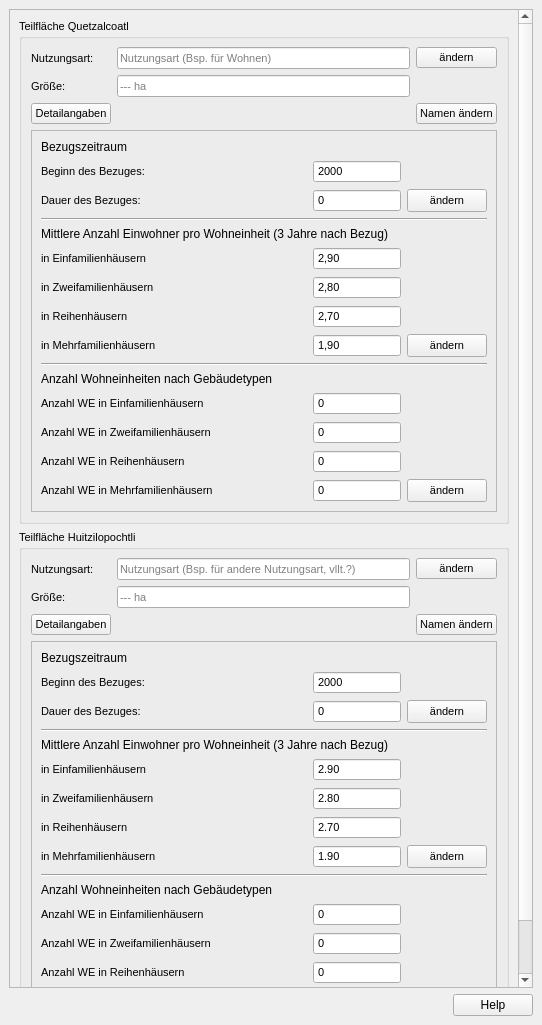
<?xml version="1.0" encoding="UTF-8"?>
<ui version="4.0">
 <class>DockWidget</class>
 <widget class="QDockWidget" name="DockWidget">
  <property name="geometry">
   <rect>
    <x>0</x>
    <y>0</y>
    <width>542</width>
    <height>1025</height>
   </rect>
  </property>
  <property name="font">
   <font>
    <family>MS Shell Dlg 2</family>
   </font>
  </property>
  <property name="windowTitle">
   <string>Projekt-Check // Projekt-Definitionen</string>
  </property>
  <widget class="QWidget" name="dockWidgetContents">
   <layout class="QVBoxLayout" name="verticalLayout_3">
    <item>
     <widget class="QScrollArea" name="scrollArea_3">
      <property name="widgetResizable">
       <bool>true</bool>
      </property>
      <widget class="QWidget" name="scrollAreaWidgetContents_3">
       <property name="geometry">
        <rect>
         <x>0</x>
         <y>0</y>
         <width>505</width>
         <height>986</height>
        </rect>
       </property>
       <layout class="QVBoxLayout" name="verticalLayout_14">
        <item>
         <widget class="QGroupBox" name="groupBox_7">
          <property name="font">
           <font>
            <family>MS Shell Dlg 2</family>
            <pointsize>8</pointsize>
            <weight>50</weight>
            <bold>false</bold>
           </font>
          </property>
          <property name="title">
           <string>Teilfläche Quetzalcoatl</string>
          </property>
          <layout class="QGridLayout" name="gridLayout">
           <item row="1" column="1">
            <widget class="QLabel" name="label">
             <property name="text">
              <string>Nutzungsart: </string>
             </property>
            </widget>
           </item>
           <item row="1" column="3">
            <widget class="QPushButton" name="pushButton_2">
             <property name="text">
              <string>ändern</string>
             </property>
            </widget>
           </item>
           <item row="2" column="1">
            <widget class="QLabel" name="label_11">
             <property name="text">
              <string>Größe:</string>
             </property>
            </widget>
           </item>
           <item row="2" column="2">
            <widget class="QLineEdit" name="lineEdit_3">
             <property name="sizePolicy">
              <sizepolicy hsizetype="Expanding" vsizetype="Fixed">
               <horstretch>0</horstretch>
               <verstretch>0</verstretch>
              </sizepolicy>
             </property>
             <property name="readOnly">
              <bool>true</bool>
             </property>
             <property name="placeholderText">
              <string>--- ha</string>
             </property>
            </widget>
           </item>
           <item row="5" column="1" colspan="3">
            <widget class="QFrame" name="frame">
             <property name="enabled">
              <bool>true</bool>
             </property>
             <property name="locale">
              <locale language="German" country="Belgium"/>
             </property>
             <property name="frameShape">
              <enum>QFrame::StyledPanel</enum>
             </property>
             <property name="frameShadow">
              <enum>QFrame::Plain</enum>
             </property>
             <property name="midLineWidth">
              <number>0</number>
             </property>
             <layout class="QGridLayout" name="gridLayout_2">
              <item row="1" column="2">
               <widget class="QDateEdit" name="dateEdit_2">
                <property name="sizePolicy">
                 <sizepolicy hsizetype="Preferred" vsizetype="Fixed">
                  <horstretch>0</horstretch>
                  <verstretch>0</verstretch>
                 </sizepolicy>
                </property>
                <property name="readOnly">
                 <bool>true</bool>
                </property>
                <property name="buttonSymbols">
                 <enum>QAbstractSpinBox::NoButtons</enum>
                </property>
                <property name="displayFormat">
                 <string>yyyy</string>
                </property>
                <property name="calendarPopup">
                 <bool>false</bool>
                </property>
               </widget>
              </item>
              <item row="3" column="0">
               <widget class="QLabel" name="label_16">
                <property name="toolTip">
                 <string>(Jahre, 1 = Bezug wird noch im Jahr des Bezugsbeginnes abgeschlossen [bleibt das bei QGIS so?])</string>
                </property>
                <property name="toolTipDuration">
                 <number>-1</number>
                </property>
                <property name="text">
                 <string>&lt;html&gt;&lt;head/&gt;&lt;body&gt;&lt;p&gt;Dauer des Bezuges:&lt;/p&gt;&lt;/body&gt;&lt;/html&gt;</string>
                </property>
               </widget>
              </item>
              <item row="3" column="2">
               <widget class="QSpinBox" name="spinBox_2">
                <property name="readOnly">
                 <bool>true</bool>
                </property>
                <property name="buttonSymbols">
                 <enum>QAbstractSpinBox::NoButtons</enum>
                </property>
               </widget>
              </item>
              <item row="1" column="0">
               <widget class="QLabel" name="label_15">
                <property name="toolTip">
                 <string>(Jahreszahl)</string>
                </property>
                <property name="text">
                 <string>&lt;html&gt;&lt;head/&gt;&lt;body&gt;&lt;p&gt;Beginn des Bezuges:&lt;/p&gt;&lt;/body&gt;&lt;/html&gt;</string>
                </property>
               </widget>
              </item>
              <item row="4" column="0" colspan="4">
               <widget class="Line" name="line_3">
                <property name="orientation">
                 <enum>Qt::Horizontal</enum>
                </property>
               </widget>
              </item>
              <item row="13" column="0">
               <widget class="QLabel" name="label_18">
                <property name="sizePolicy">
                 <sizepolicy hsizetype="Preferred" vsizetype="Fixed">
                  <horstretch>0</horstretch>
                  <verstretch>0</verstretch>
                 </sizepolicy>
                </property>
                <property name="text">
                 <string>in Zweifamilienhäusern</string>
                </property>
               </widget>
              </item>
              <item row="14" column="0">
               <widget class="QLabel" name="label_19">
                <property name="sizePolicy">
                 <sizepolicy hsizetype="Preferred" vsizetype="Fixed">
                  <horstretch>0</horstretch>
                  <verstretch>0</verstretch>
                 </sizepolicy>
                </property>
                <property name="text">
                 <string>in Reihenhäusern</string>
                </property>
               </widget>
              </item>
              <item row="16" column="0">
               <widget class="QLabel" name="label_20">
                <property name="sizePolicy">
                 <sizepolicy hsizetype="Preferred" vsizetype="Fixed">
                  <horstretch>0</horstretch>
                  <verstretch>0</verstretch>
                 </sizepolicy>
                </property>
                <property name="text">
                 <string>in Mehrfamilienhäusern</string>
                </property>
               </widget>
              </item>
              <item row="12" column="0">
               <widget class="QLabel" name="label_17">
                <property name="sizePolicy">
                 <sizepolicy hsizetype="Preferred" vsizetype="Fixed">
                  <horstretch>0</horstretch>
                  <verstretch>0</verstretch>
                 </sizepolicy>
                </property>
                <property name="text">
                 <string>in Einfamilienhäusern</string>
                </property>
               </widget>
              </item>
              <item row="23" column="0">
               <widget class="QLabel" name="label_22">
                <property name="text">
                 <string>Anzahl WE in Zweifamilienhäusern</string>
                </property>
               </widget>
              </item>
              <item row="3" column="3">
               <widget class="QPushButton" name="pushButton_8">
                <property name="sizePolicy">
                 <sizepolicy hsizetype="Fixed" vsizetype="Preferred">
                  <horstretch>0</horstretch>
                  <verstretch>0</verstretch>
                 </sizepolicy>
                </property>
                <property name="layoutDirection">
                 <enum>Qt::LeftToRight</enum>
                </property>
                <property name="text">
                 <string>ändern</string>
                </property>
               </widget>
              </item>
              <item row="16" column="2">
               <widget class="QDoubleSpinBox" name="doubleSpinBox_8">
                <property name="readOnly">
                 <bool>true</bool>
                </property>
                <property name="buttonSymbols">
                 <enum>QAbstractSpinBox::NoButtons</enum>
                </property>
                <property name="minimum">
                 <double>1.000000000000000</double>
                </property>
                <property name="maximum">
                 <double>4.900000000000000</double>
                </property>
                <property name="singleStep">
                 <double>0.100000000000000</double>
                </property>
                <property name="value">
                 <double>1.900000000000000</double>
                </property>
               </widget>
              </item>
              <item row="13" column="2">
               <widget class="QDoubleSpinBox" name="doubleSpinBox_9">
                <property name="readOnly">
                 <bool>true</bool>
                </property>
                <property name="buttonSymbols">
                 <enum>QAbstractSpinBox::NoButtons</enum>
                </property>
                <property name="minimum">
                 <double>1.000000000000000</double>
                </property>
                <property name="maximum">
                 <double>4.900000000000000</double>
                </property>
                <property name="singleStep">
                 <double>0.100000000000000</double>
                </property>
                <property name="value">
                 <double>2.800000000000000</double>
                </property>
               </widget>
              </item>
              <item row="18" column="0" colspan="4">
               <widget class="QLabel" name="label_3">
                <property name="sizePolicy">
                 <sizepolicy hsizetype="Preferred" vsizetype="Fixed">
                  <horstretch>0</horstretch>
                  <verstretch>0</verstretch>
                 </sizepolicy>
                </property>
                <property name="font">
                 <font>
                  <pointsize>9</pointsize>
                 </font>
                </property>
                <property name="text">
                 <string>Anzahl Wohneinheiten nach Gebäudetypen</string>
                </property>
               </widget>
              </item>
              <item row="29" column="3">
               <widget class="QPushButton" name="pushButton_5">
                <property name="sizePolicy">
                 <sizepolicy hsizetype="Fixed" vsizetype="Preferred">
                  <horstretch>0</horstretch>
                  <verstretch>0</verstretch>
                 </sizepolicy>
                </property>
                <property name="layoutDirection">
                 <enum>Qt::LeftToRight</enum>
                </property>
                <property name="text">
                 <string>ändern</string>
                </property>
               </widget>
              </item>
              <item row="0" column="0" colspan="4">
               <widget class="QLabel" name="label_2">
                <property name="sizePolicy">
                 <sizepolicy hsizetype="Preferred" vsizetype="Fixed">
                  <horstretch>0</horstretch>
                  <verstretch>0</verstretch>
                 </sizepolicy>
                </property>
                <property name="font">
                 <font>
                  <pointsize>9</pointsize>
                 </font>
                </property>
                <property name="lineWidth">
                 <number>0</number>
                </property>
                <property name="text">
                 <string>Bezugszeitraum</string>
                </property>
               </widget>
              </item>
              <item row="23" column="2">
               <widget class="QSpinBox" name="spinBox_10">
                <property name="readOnly">
                 <bool>true</bool>
                </property>
                <property name="buttonSymbols">
                 <enum>QAbstractSpinBox::NoButtons</enum>
                </property>
                <property name="specialValueText">
                 <string/>
                </property>
               </widget>
              </item>
              <item row="29" column="2">
               <widget class="QSpinBox" name="spinBox_13">
                <property name="readOnly">
                 <bool>true</bool>
                </property>
                <property name="buttonSymbols">
                 <enum>QAbstractSpinBox::NoButtons</enum>
                </property>
                <property name="specialValueText">
                 <string/>
                </property>
               </widget>
              </item>
              <item row="24" column="2">
               <widget class="QSpinBox" name="spinBox_11">
                <property name="readOnly">
                 <bool>true</bool>
                </property>
                <property name="buttonSymbols">
                 <enum>QAbstractSpinBox::NoButtons</enum>
                </property>
                <property name="specialValueText">
                 <string/>
                </property>
               </widget>
              </item>
              <item row="12" column="2">
               <widget class="QDoubleSpinBox" name="doubleSpinBox_5">
                <property name="readOnly">
                 <bool>true</bool>
                </property>
                <property name="buttonSymbols">
                 <enum>QAbstractSpinBox::NoButtons</enum>
                </property>
                <property name="minimum">
                 <double>1.000000000000000</double>
                </property>
                <property name="maximum">
                 <double>4.900000000000000</double>
                </property>
                <property name="singleStep">
                 <double>0.100000000000000</double>
                </property>
                <property name="value">
                 <double>2.900000000000000</double>
                </property>
               </widget>
              </item>
              <item row="22" column="2">
               <widget class="QSpinBox" name="spinBox_12">
                <property name="readOnly">
                 <bool>true</bool>
                </property>
                <property name="buttonSymbols">
                 <enum>QAbstractSpinBox::NoButtons</enum>
                </property>
                <property name="specialValueText">
                 <string/>
                </property>
               </widget>
              </item>
              <item row="14" column="2">
               <widget class="QDoubleSpinBox" name="doubleSpinBox_7">
                <property name="readOnly">
                 <bool>true</bool>
                </property>
                <property name="buttonSymbols">
                 <enum>QAbstractSpinBox::NoButtons</enum>
                </property>
                <property name="minimum">
                 <double>1.000000000000000</double>
                </property>
                <property name="maximum">
                 <double>4.900000000000000</double>
                </property>
                <property name="singleStep">
                 <double>0.100000000000000</double>
                </property>
                <property name="value">
                 <double>2.700000000000000</double>
                </property>
               </widget>
              </item>
              <item row="29" column="0">
               <widget class="QLabel" name="label_24">
                <property name="text">
                 <string>Anzahl WE in Mehrfamilienhäusern</string>
                </property>
               </widget>
              </item>
              <item row="24" column="0">
               <widget class="QLabel" name="label_23">
                <property name="text">
                 <string>Anzahl WE in Reihenhäusern</string>
                </property>
               </widget>
              </item>
              <item row="16" column="3">
               <widget class="QPushButton" name="pushButton_4">
                <property name="sizePolicy">
                 <sizepolicy hsizetype="Fixed" vsizetype="Preferred">
                  <horstretch>0</horstretch>
                  <verstretch>0</verstretch>
                 </sizepolicy>
                </property>
                <property name="layoutDirection">
                 <enum>Qt::LeftToRight</enum>
                </property>
                <property name="text">
                 <string>ändern</string>
                </property>
               </widget>
              </item>
              <item row="22" column="0">
               <widget class="QLabel" name="label_21">
                <property name="text">
                 <string>Anzahl WE in Einfamilienhäusern</string>
                </property>
               </widget>
              </item>
              <item row="7" column="0" colspan="4">
               <widget class="QLabel" name="label_6">
                <property name="sizePolicy">
                 <sizepolicy hsizetype="Preferred" vsizetype="Fixed">
                  <horstretch>0</horstretch>
                  <verstretch>0</verstretch>
                 </sizepolicy>
                </property>
                <property name="font">
                 <font>
                  <pointsize>9</pointsize>
                 </font>
                </property>
                <property name="text">
                 <string>Mittlere Anzahl Einwohner pro Wohneinheit (3 Jahre nach Bezug)</string>
                </property>
               </widget>
              </item>
              <item row="17" column="0" colspan="4">
               <widget class="Line" name="line">
                <property name="orientation">
                 <enum>Qt::Horizontal</enum>
                </property>
               </widget>
              </item>
             </layout>
            </widget>
           </item>
           <item row="4" column="1">
            <widget class="QPushButton" name="pushButton">
             <property name="text">
              <string>Detailangaben</string>
             </property>
             <property name="checkable">
              <bool>true</bool>
             </property>
             <property name="checked">
              <bool>false</bool>
             </property>
            </widget>
           </item>
           <item row="1" column="2">
            <widget class="QLineEdit" name="lineEdit">
             <property name="sizePolicy">
              <sizepolicy hsizetype="Expanding" vsizetype="Fixed">
               <horstretch>0</horstretch>
               <verstretch>0</verstretch>
              </sizepolicy>
             </property>
             <property name="readOnly">
              <bool>true</bool>
             </property>
             <property name="placeholderText">
              <string>Nutzungsart (Bsp. für Wohnen)</string>
             </property>
            </widget>
           </item>
           <item row="4" column="3">
            <widget class="QPushButton" name="pushButton_3">
             <property name="text">
              <string>Namen ändern</string>
             </property>
            </widget>
           </item>
          </layout>
         </widget>
        </item>
        <item>
         <widget class="QGroupBox" name="groupBox_8">
          <property name="font">
           <font>
            <family>MS Shell Dlg 2</family>
            <pointsize>8</pointsize>
            <weight>50</weight>
            <bold>false</bold>
           </font>
          </property>
          <property name="title">
           <string>Teilfläche Huitzilopochtli</string>
          </property>
          <layout class="QGridLayout" name="gridLayout_4">
           <item row="1" column="1">
            <widget class="QLabel" name="label_7">
             <property name="text">
              <string>Nutzungsart: </string>
             </property>
            </widget>
           </item>
           <item row="1" column="3">
            <widget class="QPushButton" name="pushButton_9">
             <property name="text">
              <string>ändern</string>
             </property>
            </widget>
           </item>
           <item row="4" column="3">
            <widget class="QPushButton" name="pushButton_13">
             <property name="text">
              <string>Namen ändern</string>
             </property>
            </widget>
           </item>
           <item row="4" column="1">
            <widget class="QPushButton" name="pushButton_14">
             <property name="text">
              <string>Detailangaben</string>
             </property>
             <property name="checkable">
              <bool>true</bool>
             </property>
             <property name="checked">
              <bool>false</bool>
             </property>
            </widget>
           </item>
           <item row="1" column="2">
            <widget class="QLineEdit" name="lineEdit_2">
             <property name="sizePolicy">
              <sizepolicy hsizetype="Expanding" vsizetype="Fixed">
               <horstretch>0</horstretch>
               <verstretch>0</verstretch>
              </sizepolicy>
             </property>
             <property name="readOnly">
              <bool>true</bool>
             </property>
             <property name="placeholderText">
              <string>Nutzungsart (Bsp. für andere Nutzungsart, vllt.?)</string>
             </property>
            </widget>
           </item>
           <item row="3" column="1">
            <widget class="QLabel" name="label_12">
             <property name="text">
              <string>Größe:</string>
             </property>
            </widget>
           </item>
           <item row="5" column="1" colspan="3">
            <widget class="QFrame" name="frame_2">
             <property name="frameShape">
              <enum>QFrame::StyledPanel</enum>
             </property>
             <property name="frameShadow">
              <enum>QFrame::Plain</enum>
             </property>
             <property name="midLineWidth">
              <number>0</number>
             </property>
             <layout class="QGridLayout" name="gridLayout_5">
              <item row="3" column="0">
               <widget class="QLabel" name="label_31">
                <property name="toolTip">
                 <string>(Jahre, 1 = Bezug wird noch im Jahr des Bezugsbeginnes abgeschlossen [bleibt das bei QGIS so?])</string>
                </property>
                <property name="toolTipDuration">
                 <number>-1</number>
                </property>
                <property name="text">
                 <string>&lt;html&gt;&lt;head/&gt;&lt;body&gt;&lt;p&gt;Dauer des Bezuges:&lt;/p&gt;&lt;/body&gt;&lt;/html&gt;</string>
                </property>
               </widget>
              </item>
              <item row="3" column="2">
               <widget class="QSpinBox" name="spinBox_4">
                <property name="readOnly">
                 <bool>true</bool>
                </property>
                <property name="buttonSymbols">
                 <enum>QAbstractSpinBox::NoButtons</enum>
                </property>
               </widget>
              </item>
              <item row="4" column="0" colspan="4">
               <widget class="Line" name="line_4">
                <property name="orientation">
                 <enum>Qt::Horizontal</enum>
                </property>
               </widget>
              </item>
              <item row="1" column="2">
               <widget class="QDateEdit" name="dateEdit_4">
                <property name="sizePolicy">
                 <sizepolicy hsizetype="Preferred" vsizetype="Fixed">
                  <horstretch>0</horstretch>
                  <verstretch>0</verstretch>
                 </sizepolicy>
                </property>
                <property name="readOnly">
                 <bool>true</bool>
                </property>
                <property name="buttonSymbols">
                 <enum>QAbstractSpinBox::NoButtons</enum>
                </property>
                <property name="displayFormat">
                 <string>yyyy</string>
                </property>
                <property name="calendarPopup">
                 <bool>false</bool>
                </property>
               </widget>
              </item>
              <item row="1" column="0">
               <widget class="QLabel" name="label_32">
                <property name="toolTip">
                 <string>(Jahreszahl)</string>
                </property>
                <property name="text">
                 <string>&lt;html&gt;&lt;head/&gt;&lt;body&gt;&lt;p&gt;Beginn des Bezuges:&lt;/p&gt;&lt;/body&gt;&lt;/html&gt;</string>
                </property>
               </widget>
              </item>
              <item row="13" column="0">
               <widget class="QLabel" name="label_33">
                <property name="sizePolicy">
                 <sizepolicy hsizetype="Preferred" vsizetype="Fixed">
                  <horstretch>0</horstretch>
                  <verstretch>0</verstretch>
                 </sizepolicy>
                </property>
                <property name="text">
                 <string>in Zweifamilienhäusern</string>
                </property>
               </widget>
              </item>
              <item row="18" column="0" colspan="4">
               <widget class="QLabel" name="label_8">
                <property name="sizePolicy">
                 <sizepolicy hsizetype="Preferred" vsizetype="Fixed">
                  <horstretch>0</horstretch>
                  <verstretch>0</verstretch>
                 </sizepolicy>
                </property>
                <property name="font">
                 <font>
                  <pointsize>9</pointsize>
                 </font>
                </property>
                <property name="text">
                 <string>Anzahl Wohneinheiten nach Gebäudetypen</string>
                </property>
               </widget>
              </item>
              <item row="29" column="3">
               <widget class="QPushButton" name="pushButton_10">
                <property name="sizePolicy">
                 <sizepolicy hsizetype="Fixed" vsizetype="Preferred">
                  <horstretch>0</horstretch>
                  <verstretch>0</verstretch>
                 </sizepolicy>
                </property>
                <property name="layoutDirection">
                 <enum>Qt::LeftToRight</enum>
                </property>
                <property name="text">
                 <string>ändern</string>
                </property>
               </widget>
              </item>
              <item row="13" column="2">
               <widget class="QDoubleSpinBox" name="doubleSpinBox_11">
                <property name="readOnly">
                 <bool>true</bool>
                </property>
                <property name="buttonSymbols">
                 <enum>QAbstractSpinBox::NoButtons</enum>
                </property>
                <property name="minimum">
                 <double>1.000000000000000</double>
                </property>
                <property name="maximum">
                 <double>4.900000000000000</double>
                </property>
                <property name="singleStep">
                 <double>0.100000000000000</double>
                </property>
                <property name="value">
                 <double>2.800000000000000</double>
                </property>
               </widget>
              </item>
              <item row="7" column="0" colspan="4">
               <widget class="QLabel" name="label_10">
                <property name="sizePolicy">
                 <sizepolicy hsizetype="Preferred" vsizetype="Fixed">
                  <horstretch>0</horstretch>
                  <verstretch>0</verstretch>
                 </sizepolicy>
                </property>
                <property name="font">
                 <font>
                  <pointsize>9</pointsize>
                 </font>
                </property>
                <property name="text">
                 <string>Mittlere Anzahl Einwohner pro Wohneinheit (3 Jahre nach Bezug)</string>
                </property>
               </widget>
              </item>
              <item row="29" column="0">
               <widget class="QLabel" name="label_38">
                <property name="text">
                 <string>Anzahl WE in Mehrfamilienhäusern</string>
                </property>
               </widget>
              </item>
              <item row="14" column="2">
               <widget class="QDoubleSpinBox" name="doubleSpinBox_12">
                <property name="readOnly">
                 <bool>true</bool>
                </property>
                <property name="buttonSymbols">
                 <enum>QAbstractSpinBox::NoButtons</enum>
                </property>
                <property name="minimum">
                 <double>1.000000000000000</double>
                </property>
                <property name="maximum">
                 <double>4.900000000000000</double>
                </property>
                <property name="singleStep">
                 <double>0.100000000000000</double>
                </property>
                <property name="value">
                 <double>2.700000000000000</double>
                </property>
               </widget>
              </item>
              <item row="12" column="0">
               <widget class="QLabel" name="label_36">
                <property name="sizePolicy">
                 <sizepolicy hsizetype="Preferred" vsizetype="Fixed">
                  <horstretch>0</horstretch>
                  <verstretch>0</verstretch>
                 </sizepolicy>
                </property>
                <property name="text">
                 <string>in Einfamilienhäusern</string>
                </property>
               </widget>
              </item>
              <item row="24" column="2">
               <widget class="QSpinBox" name="spinBox_20">
                <property name="readOnly">
                 <bool>true</bool>
                </property>
                <property name="buttonSymbols">
                 <enum>QAbstractSpinBox::NoButtons</enum>
                </property>
                <property name="specialValueText">
                 <string/>
                </property>
               </widget>
              </item>
              <item row="22" column="0">
               <widget class="QLabel" name="label_40">
                <property name="text">
                 <string>Anzahl WE in Einfamilienhäusern</string>
                </property>
               </widget>
              </item>
              <item row="23" column="2">
               <widget class="QSpinBox" name="spinBox_18">
                <property name="readOnly">
                 <bool>true</bool>
                </property>
                <property name="buttonSymbols">
                 <enum>QAbstractSpinBox::NoButtons</enum>
                </property>
                <property name="specialValueText">
                 <string/>
                </property>
               </widget>
              </item>
              <item row="17" column="0" colspan="4">
               <widget class="Line" name="line_5">
                <property name="orientation">
                 <enum>Qt::Horizontal</enum>
                </property>
               </widget>
              </item>
              <item row="29" column="2">
               <widget class="QSpinBox" name="spinBox_19">
                <property name="readOnly">
                 <bool>true</bool>
                </property>
                <property name="buttonSymbols">
                 <enum>QAbstractSpinBox::NoButtons</enum>
                </property>
                <property name="specialValueText">
                 <string/>
                </property>
               </widget>
              </item>
              <item row="12" column="2">
               <widget class="QDoubleSpinBox" name="doubleSpinBox_6">
                <property name="readOnly">
                 <bool>true</bool>
                </property>
                <property name="buttonSymbols">
                 <enum>QAbstractSpinBox::NoButtons</enum>
                </property>
                <property name="minimum">
                 <double>1.000000000000000</double>
                </property>
                <property name="maximum">
                 <double>4.900000000000000</double>
                </property>
                <property name="singleStep">
                 <double>0.100000000000000</double>
                </property>
                <property name="value">
                 <double>2.900000000000000</double>
                </property>
               </widget>
              </item>
              <item row="23" column="0">
               <widget class="QLabel" name="label_37">
                <property name="text">
                 <string>Anzahl WE in Zweifamilienhäusern</string>
                </property>
               </widget>
              </item>
              <item row="16" column="0">
               <widget class="QLabel" name="label_35">
                <property name="sizePolicy">
                 <sizepolicy hsizetype="Preferred" vsizetype="Fixed">
                  <horstretch>0</horstretch>
                  <verstretch>0</verstretch>
                 </sizepolicy>
                </property>
                <property name="text">
                 <string>in Mehrfamilienhäusern</string>
                </property>
               </widget>
              </item>
              <item row="14" column="0">
               <widget class="QLabel" name="label_34">
                <property name="sizePolicy">
                 <sizepolicy hsizetype="Preferred" vsizetype="Fixed">
                  <horstretch>0</horstretch>
                  <verstretch>0</verstretch>
                 </sizepolicy>
                </property>
                <property name="text">
                 <string>in Reihenhäusern</string>
                </property>
               </widget>
              </item>
              <item row="22" column="2">
               <widget class="QSpinBox" name="spinBox_21">
                <property name="readOnly">
                 <bool>true</bool>
                </property>
                <property name="buttonSymbols">
                 <enum>QAbstractSpinBox::NoButtons</enum>
                </property>
                <property name="specialValueText">
                 <string/>
                </property>
               </widget>
              </item>
              <item row="16" column="3">
               <widget class="QPushButton" name="pushButton_11">
                <property name="sizePolicy">
                 <sizepolicy hsizetype="Fixed" vsizetype="Preferred">
                  <horstretch>0</horstretch>
                  <verstretch>0</verstretch>
                 </sizepolicy>
                </property>
                <property name="layoutDirection">
                 <enum>Qt::LeftToRight</enum>
                </property>
                <property name="text">
                 <string>ändern</string>
                </property>
               </widget>
              </item>
              <item row="0" column="0" colspan="4">
               <widget class="QLabel" name="label_9">
                <property name="sizePolicy">
                 <sizepolicy hsizetype="Preferred" vsizetype="Fixed">
                  <horstretch>0</horstretch>
                  <verstretch>0</verstretch>
                 </sizepolicy>
                </property>
                <property name="font">
                 <font>
                  <pointsize>9</pointsize>
                 </font>
                </property>
                <property name="lineWidth">
                 <number>0</number>
                </property>
                <property name="text">
                 <string>Bezugszeitraum</string>
                </property>
               </widget>
              </item>
              <item row="3" column="3">
               <widget class="QPushButton" name="pushButton_12">
                <property name="sizePolicy">
                 <sizepolicy hsizetype="Fixed" vsizetype="Preferred">
                  <horstretch>0</horstretch>
                  <verstretch>0</verstretch>
                 </sizepolicy>
                </property>
                <property name="layoutDirection">
                 <enum>Qt::LeftToRight</enum>
                </property>
                <property name="text">
                 <string>ändern</string>
                </property>
               </widget>
              </item>
              <item row="24" column="0">
               <widget class="QLabel" name="label_39">
                <property name="text">
                 <string>Anzahl WE in Reihenhäusern</string>
                </property>
               </widget>
              </item>
              <item row="16" column="2">
               <widget class="QDoubleSpinBox" name="doubleSpinBox_10">
                <property name="readOnly">
                 <bool>true</bool>
                </property>
                <property name="buttonSymbols">
                 <enum>QAbstractSpinBox::NoButtons</enum>
                </property>
                <property name="minimum">
                 <double>1.000000000000000</double>
                </property>
                <property name="maximum">
                 <double>4.900000000000000</double>
                </property>
                <property name="singleStep">
                 <double>0.100000000000000</double>
                </property>
                <property name="value">
                 <double>1.900000000000000</double>
                </property>
               </widget>
              </item>
             </layout>
            </widget>
           </item>
           <item row="3" column="2">
            <widget class="QLineEdit" name="lineEdit_4">
             <property name="sizePolicy">
              <sizepolicy hsizetype="Expanding" vsizetype="Fixed">
               <horstretch>0</horstretch>
               <verstretch>0</verstretch>
              </sizepolicy>
             </property>
             <property name="readOnly">
              <bool>true</bool>
             </property>
             <property name="placeholderText">
              <string>--- ha</string>
             </property>
            </widget>
           </item>
          </layout>
         </widget>
        </item>
        <item>
         <spacer name="verticalSpacer">
          <property name="orientation">
           <enum>Qt::Vertical</enum>
          </property>
          <property name="sizeHint" stdset="0">
           <size>
            <width>20</width>
            <height>40</height>
           </size>
          </property>
         </spacer>
        </item>
       </layout>
      </widget>
     </widget>
    </item>
    <item>
     <widget class="QDialogButtonBox" name="buttonBox">
      <property name="standardButtons">
       <set>QDialogButtonBox::Help</set>
      </property>
      <property name="centerButtons">
       <bool>false</bool>
      </property>
     </widget>
    </item>
   </layout>
  </widget>
 </widget>
 <resources/>
 <connections>
  <connection>
   <sender>pushButton</sender>
   <signal>toggled(bool)</signal>
   <receiver>frame</receiver>
   <slot>setVisible(bool)</slot>
   <hints>
    <hint type="sourcelabel">
     <x>50</x>
     <y>102</y>
    </hint>
    <hint type="destinationlabel">
     <x>127</x>
     <y>126</y>
    </hint>
   </hints>
  </connection>
  <connection>
   <sender>pushButton_14</sender>
   <signal>toggled(bool)</signal>
   <receiver>frame_2</receiver>
   <slot>setVisible(bool)</slot>
   <hints>
    <hint type="sourcelabel">
     <x>89</x>
     <y>564</y>
    </hint>
    <hint type="destinationlabel">
     <x>128</x>
     <y>587</y>
    </hint>
   </hints>
  </connection>
 </connections>
</ui>
